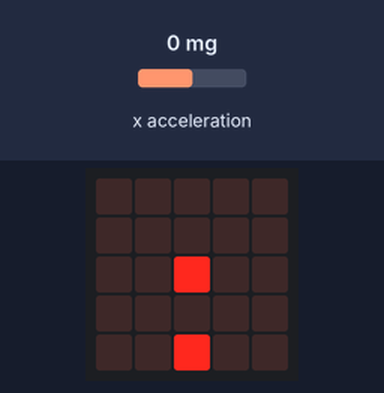
Recording of a program running on a simulated BBC micro:bit (MakeCode). Parts: the board's 5×5 LED display. Inputs (shaded band) come from the test bench; at power-on: x acceleration 0 mg. Random numbers come from a fixed seed; the short countdown, score and lost-life animations are approximate; the run ends where the board's game-over animation would start. At 13.3 s the program stops and its outputs stay as they are.

Above: at 1.2 s.
1.3 s: x acceleration set to -1440 mg
At 2.5 s:
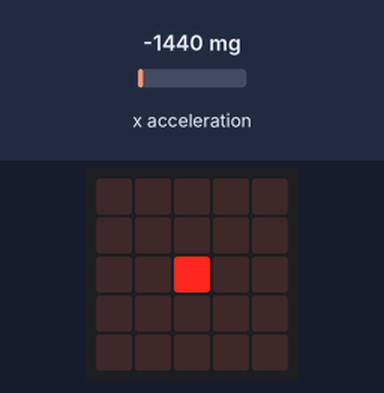
3.7 s: x acceleration set to 750 mg
At 4.18 s:
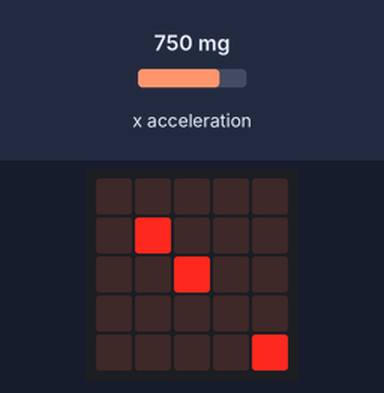
6.1 s: x acceleration set to -750 mg
At 6.66 s:
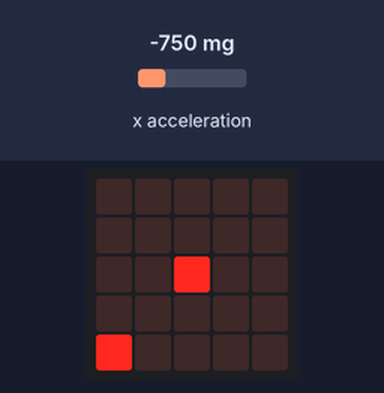
9.2 s: x acceleration set to 1440 mg
At 10.1 s:
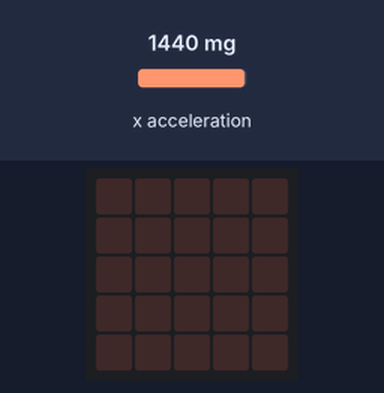
12.0 s: x acceleration set to 0 mg
At 14.0 s:
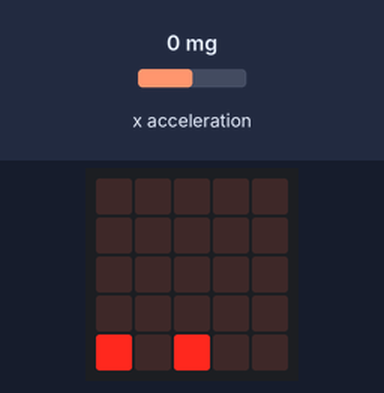
Timing chart, 0 to 14.8 s (numbered marks = the images above; inputs shaded):
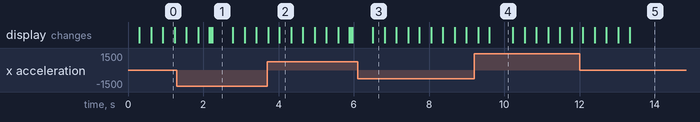

The program:

main.ts
```typescript
let versnelX = 0
let balY = 0
let emmerX = 2
let balX = 2
basic.forever(function () {
    led.unplot(emmerX, 4)
    led.unplot(balX, balY)
    balY = balY + 1
    led.plot(balX, balY)
    basic.pause(300)
    versnelX = input.acceleration(Dimension.X)
    emmerX = Math.round(2 + Math.min(2, Math.max(-2, versnelX / 200)))
    led.plot(emmerX, 4)
    if (balY > 4) {
        balY = -1
        balX = randint(0, 4)
    }
    if (balY == 4) {
        if (emmerX == balX) {
            game.addScore(1)
        } else {
            game.removeLife(1)
        }
    }
    basic.pause(300)
})
```

test.ts
```typescript
// tests gaan hier; deze zal niet worden gecompileerd wanneer dit pakket wordt gebruikt als extensie.
```

Measured:
- what the display in image 1 shows lasts 0.6 s, from 2.2 s to 2.8 s
- what the display in image 4 shows lasts 0.6 s, from 9.6 s to 10.2 s
